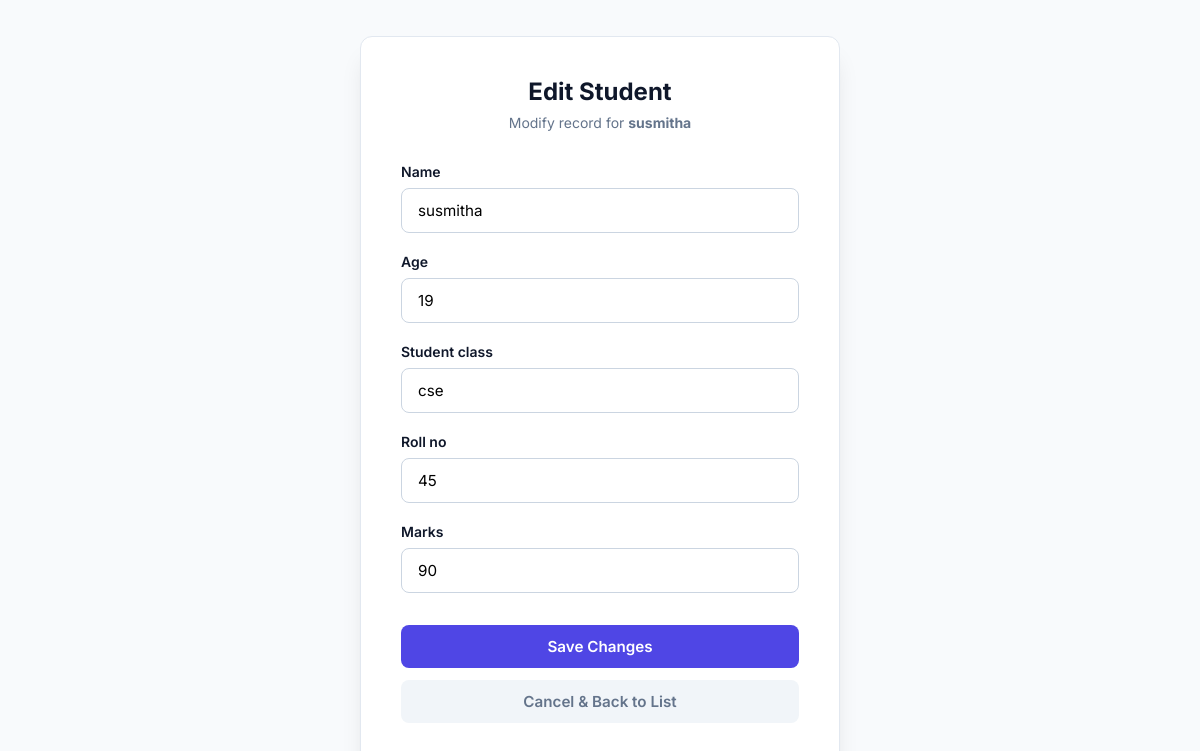
The app's page /update/12/ with its own data.
### students/models.py (models this page shows, shortened)
class Student(models.Model):
    name = models.CharField(max_length=100)
    age = models.PositiveIntegerField()
    student_class = models.CharField(max_length=20)
    roll_no = models.PositiveIntegerField(unique=True)
    marks = models.PositiveIntegerField()

### students/views.py (the view)
# urls.py: path('update/<int:pk>/', views.student_update, name='student_update'),
def student_update(request, pk):
    student = get_object_or_404(Student, pk=pk)
    if request.method == 'POST':
        form = StudentForm(request.POST, instance=student)
        if form.is_valid():
            form.save()
            return redirect('student_list')
    else:
        form = StudentForm(instance=student)
    return render(request, 'student_edit.html', {'form': form, 'student': student})

### students/forms.py (shortened to what this page needs)
class StudentForm(forms.ModelForm):
    class Meta:
        model = Student
        fields = ['name', 'age', 'student_class', 'roll_no', 'marks']
        widgets = {
            'name': forms.TextInput(attrs={'class': 'form-control', 'placeholder': 'e.g. John Doe', 'required': True}),
            'age': forms.NumberInput(attrs={'class': 'form-control', 'placeholder': 'e.g. 20', 'min': 1, 'max': 120, 'required': True}),
            'student_class': forms.TextInput(attrs={'class': 'form-control', 'placeholder': 'e.g. 10th Grade / CS-A', 'required': True}),
            'roll_no': forms.NumberInput(attrs={'class': 'form-control', 'placeholder': 'e.g. 101', 'min': 1, 'required': True}),
            'marks': forms.NumberInput(attrs={'class': 'form-control', 'placeholder': 'e.g. 85', 'min': 0, 'max': 100, 'required': True}),
        }

### students/templates/student_edit.html (shortened to what this page needs)
<!DOCTYPE html>
<html lang="en">
<head>
</head>
<body>
    <div class="form-card">
        <div class="form-header">
            <h2>Edit Student</h2>
            <p>Modify record for <strong>{{ student.name }}</strong></p>
        </div>
        <form method="POST">
            {% for field in form %}
            <div class="form-group">
                <label for="{{ field.id_for_label }}">{{ field.label }}</label>
                {{ field }}
            </div>
            {% endfor %}
            <div class="form-actions">
                <button type="submit" class="btn btn-submit">Save Changes</button>
                <a href="{% url 'student_list' %}" class="btn btn-cancel">Cancel & Back to List</a>
            </div>
        </form>
    </div>
</body>
</html>

### students/templates/student_edit.html (style rules this page uses)
:root { --primary: #4f46e5; --primary-hover: #4338ca; --bg-color: #f8fafc; --card-bg: #ffffff; --text-main: #0f172a; --text-muted: #64748b; --border-color: #cbd5e1; --danger: #ef4444; --radius: 12px; --shadow: 0 20px 25px -5px rgba(0, 0, 0, 0.1), 0 10px 10px -5px rgba(0, 0, 0, 0.04); }
* { box-sizing: border-box; margin: 0; padding: 0; font-family: 'Inter', -apple-system, BlinkMacSystemFont, sans-serif; }
body { background-color: var(--bg-color); color: var(--text-main); min-height: 100vh; display: flex; justify-content: center; align-items: center; padding: 2rem 1rem; }
.form-card { background: var(--card-bg); border-radius: var(--radius); box-shadow: var(--shadow); width: 100%; max-width: 480px; padding: 2.5rem; border: 1px solid #e2e8f0; }
.form-header { margin-bottom: 2rem; text-align: center; }
.form-header h2 { font-size: 1.5rem; font-weight: 700; color: var(--text-main); margin-bottom: 0.5rem; }
.form-header p { font-size: 0.875rem; color: var(--text-muted); }
.form-group { margin-bottom: 1.25rem; }
.form-group label { display: block; font-size: 0.875rem; font-weight: 600; color: var(--text-main); margin-bottom: 0.5rem; }
.form-control { width: 100%; padding: 0.75rem 1rem; border: 1.5px solid var(--border-color); border-radius: 8px; font-size: 0.95rem; transition: all 0.2s ease; outline: none; }
.form-actions { display: flex; flex-direction: column; gap: 0.75rem; margin-top: 2rem; }
.btn { display: inline-flex; align-items: center; justify-content: center; padding: 0.75rem 1.5rem; font-size: 0.95rem; font-weight: 600; border-radius: 8px; text-decoration: none; cursor: pointer; transition: all 0.2s ease; border: none; width: 100%; }
.btn-submit { background-color: var(--primary); color: white; }
.btn-cancel { background-color: #f1f5f9; color: var(--text-muted); }

### records on screen
Student: name "susmitha", form "susmitha" "19" "cse" "45" "90"

### other values on screen
{{ field.label }} "Name" "Age" "Student class" "Roll no" "Marks"
